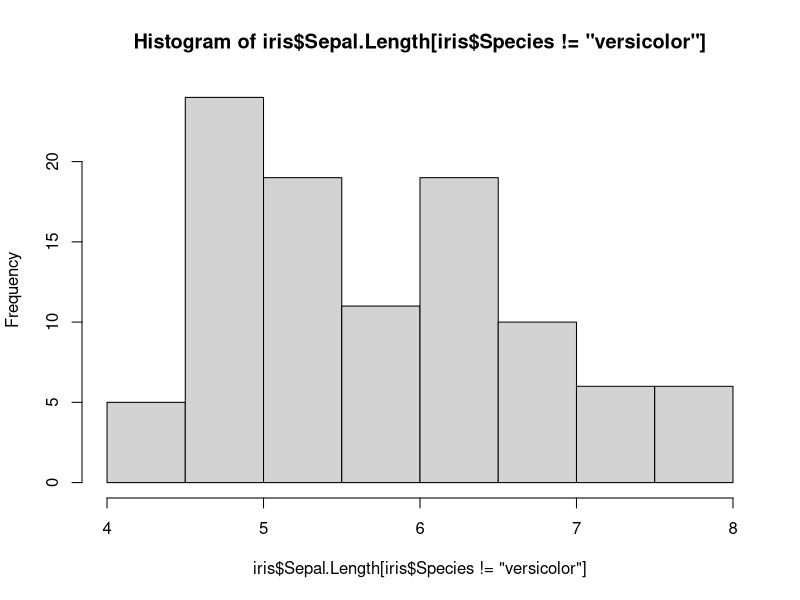
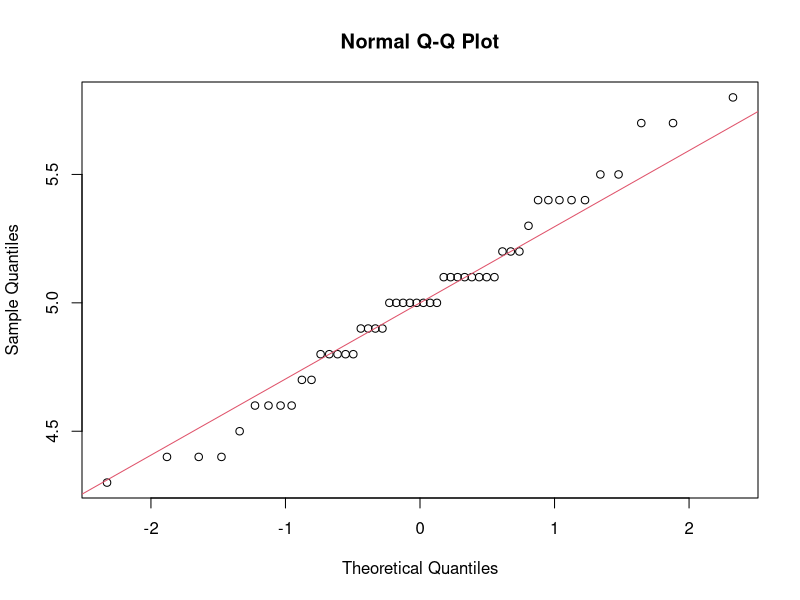
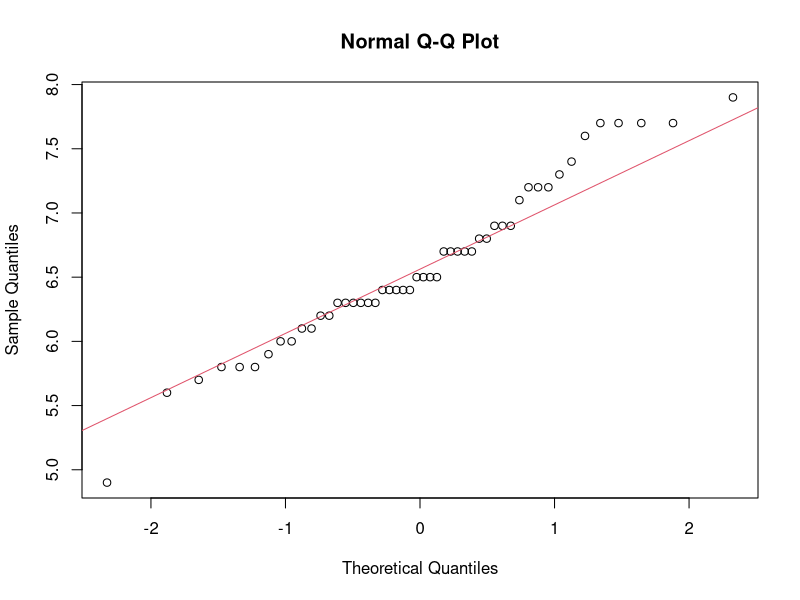
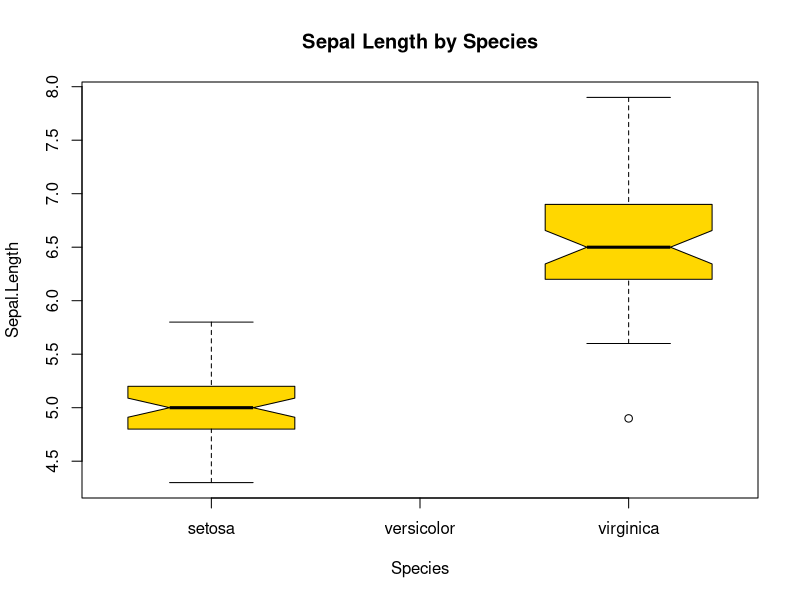
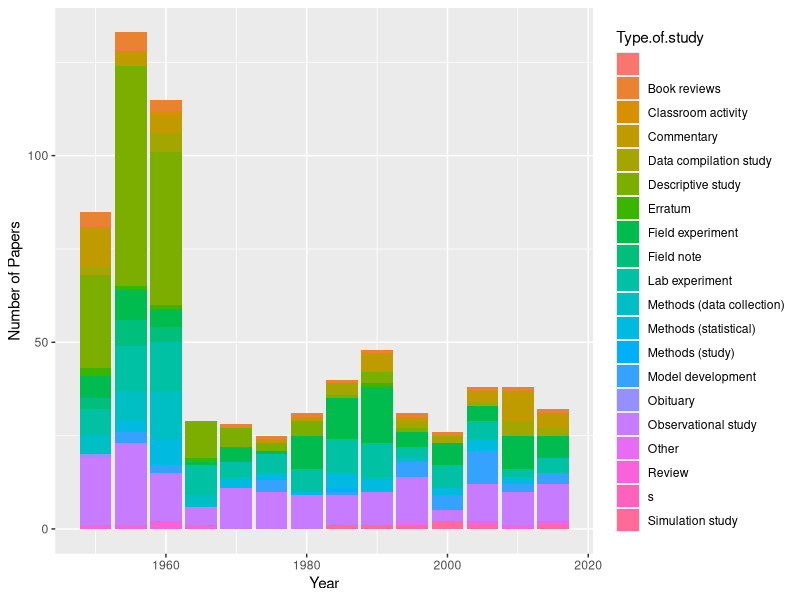
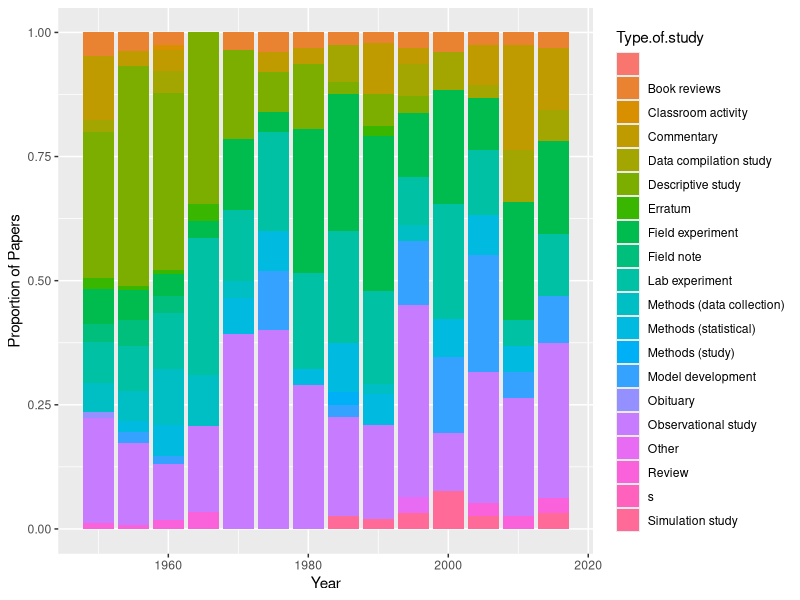
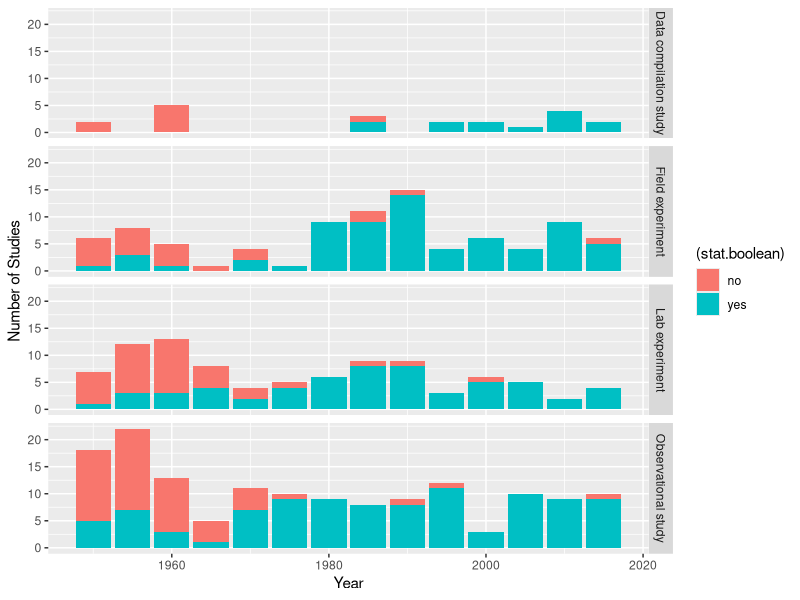
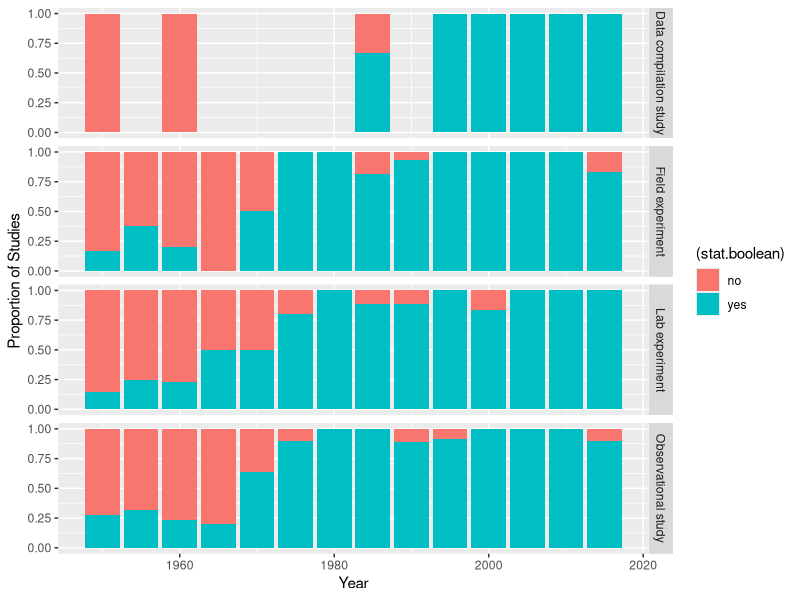

Recreate these plots in R, in order.
# Example R Script for Intro To R & GITHUB
# Elise Larsen, 2019-01-09

#### OUTLINE
# 1. Example script for Intro to R, week 1 activity
# 2. Intro to Journal Review of Statistical Methods
# 3. Instructions for how to use this file in Intro to Github

# 1. Intro to R: Example script

#Looking at an existing dataset in R
summary(iris)

#iris data has 3 species. I select 2 to compare. There are many ways to do this. 
setosa.sl<-iris$Sepal.Length[iris$Species=="setosa"]
virginica.sl<-subset(iris$Sepal.Length, iris$Species=="virginica")

#analysis: t-test?

#test assumptions: Normality, Equal Variance

#Normality
hist(iris$Sepal.Length[iris$Species!='versicolor'])
## Perform the test
shapiro.test(setosa.sl)
shapiro.test(virginica.sl)

## Plot using a qqplot
qqnorm(setosa.sl);qqline(setosa.sl, col = 2)
qqnorm(virginica.sl);qqline(virginica.sl, col = 2)

#Equal variance
var(setosa.sl)
var(virginica.sl)
### DOES NOT PASS ASSUMPTION. Cannot use t.test()

##MANN WHITNEY U TEST / WILCOXON RANK  SUM TEST
# Wilcoxon rank sum test
wilcox.test(setosa.sl,virginica.sl)

## CONCLUSION: REJECT the idea that sepal lengths are the same between setosa and virginica species
## Sepal Lengths differ between species

##Plot sepal lengths by species
boxplot(Sepal.Length~Species, data=iris[iris$Species!="versicolor",], notch=TRUE,
        col=("gold"),
        main="Sepal Length by Species", xlab="Species")




#####################  END INTRO TO R HERE ###################




## 2. Intro to Journal Review of Statistical Methods

##LOAD DATA
stat.review<-read.csv("StatMethodReview.csv", header=T)

##VIEW DATA
head(stat.review) #shows column names and first 5 rows
summary(stat.review) #gives summary statistics by column

#dplyr is a very useful package for manipulating data
#install.packages("dplyr") ## install if needed
library(dplyr)
library(ggplot2)

##LOOKING AT TRENDS OVER TIME


##Type of study by year

paper.x.year<-stat.review %>%
  group_by(Year, Type.of.study) %>%
  summarize(n())
names(paper.x.year)[3]<-"n.papers"

## Visualizations
## Grouped
#ggplot(paper.x.year, aes(fill=Type.of.study, y=n.papers, x=Year)) + 
#  geom_bar(position="dodge", stat="identity")

# Stacked
ggplot(paper.x.year, aes(fill=Type.of.study, y=n.papers, x=Year)) + 
  geom_bar( stat="identity") +
  ylab("Number of Papers")


# Stacked Percent
ggplot(paper.x.year, aes(fill=Type.of.study, y=n.papers, x=Year)) + 
  geom_bar( stat="identity", position="fill") + 
  ylab("Proportion of Papers")



#### SUBSET Papers to *Studies*

#Look at the Proportion of studies (observational, field experiment, lab experiment, data compilation study only) that:
# Use statistics

##FILTER TO "STUDIES"
studytypes<-c("Observational study","Field experiment","Lab experiment", "Data compilation study")

#Filter Data
study.review <- stat.review %>%
  filter(Type.of.study %in% studytypes) %>%
  select(Year, Type.of.study, No.statistical.test, Correlation, GOF, Regression, Non.linear, Other.model)
study.review$Type.of.study<-factor(study.review$Type.of.study)


#### HOW OFTEN WERE STATISTICAL TESTS PRESENTED IN STUDIES?
#NA in "No.statistical.test" indicates some statistical test was performed
study.review$stat.boolean<-"no"
study.review$stat.boolean[is.na(study.review$No.statistical.test)]<-"yes"
study.review$stat.boolean<-factor(study.review$stat.boolean)

#summarize data of interest
study.x.year<-study.review %>%
  group_by(Year, Type.of.study, stat.boolean) %>%
  summarize(n())
names(study.x.year)[4]<-"n.studies"

## Visualizations
## stacked
plotnostatsgroup<-ggplot(study.x.year, aes(fill=(stat.boolean), y=n.studies, x=Year)) + 
  geom_bar(stat="identity") +
  ylab("Number of Studies")

#Facet by study type
plotnostatsgroup + facet_grid(Type.of.study ~ .)

# Stacked Percent
plotnostatsgroupProp<-ggplot(study.x.year, aes(fill=(stat.boolean), y=n.studies, x=Year)) + 
  geom_bar( stat="identity", position="fill") + 
  ylab("Proportion of Studies")
#Facet by study type
plotnostatsgroupProp + facet_grid(Type.of.study ~ .)



# And what Type of statistics (Correlation, GOF, Regression, Other)



### Class Activities:
#Look at the proportion of regression studies over time that:
#  act as if all assumptions met
#  deal with non-normal errors 
#  use different approached to deal with non-normal errors (Xform, NP, AltDist)
#  deal with non-independence (mixed model)


#####################  END INTRO TO STAT REVIEW ###################




## 3. Intro to Github: Instructions 
##    ALL LINES BELOW COMMENTED OUT BUT YOU WILL RUN SOME OF THEM
##
## AFTER creating Github account, keep Github credentials available. 
## If you haven't already: 

## A. Configure Github:
## install if needed (do this exactly once):
## RUN:
# install.packages("usethis")

##configure name & email using your own name and email and then RUN:
#library(usethis)
#use_git_config(user.name = "YOUR NAME", user.email = "YOUREMAIL@georgetown.edu")

## B. Create a new RStudio project, select Version Control, Git, and use this repository link:
## https://github.com/leslieries/AdvancedModelsCourse
## On the top left panel, you'll now see a "Git" tab. 
## Within the git tab, the branch of the git repository you are on is int he top right corner. 
## The default is "master"
## Use the icon to the left to create a new branch  
## Edit this file in that branch.
## Commit the changes to your branch (include a commit message).

### FOR THE FOLLOWING, YOU WILL NEED TO BE ADDED AS A COLLABORATOR ON GITHUB.
# Switch to master branch.
# Merge branches (using shell in Tools menu).
# Push changes to origin.
